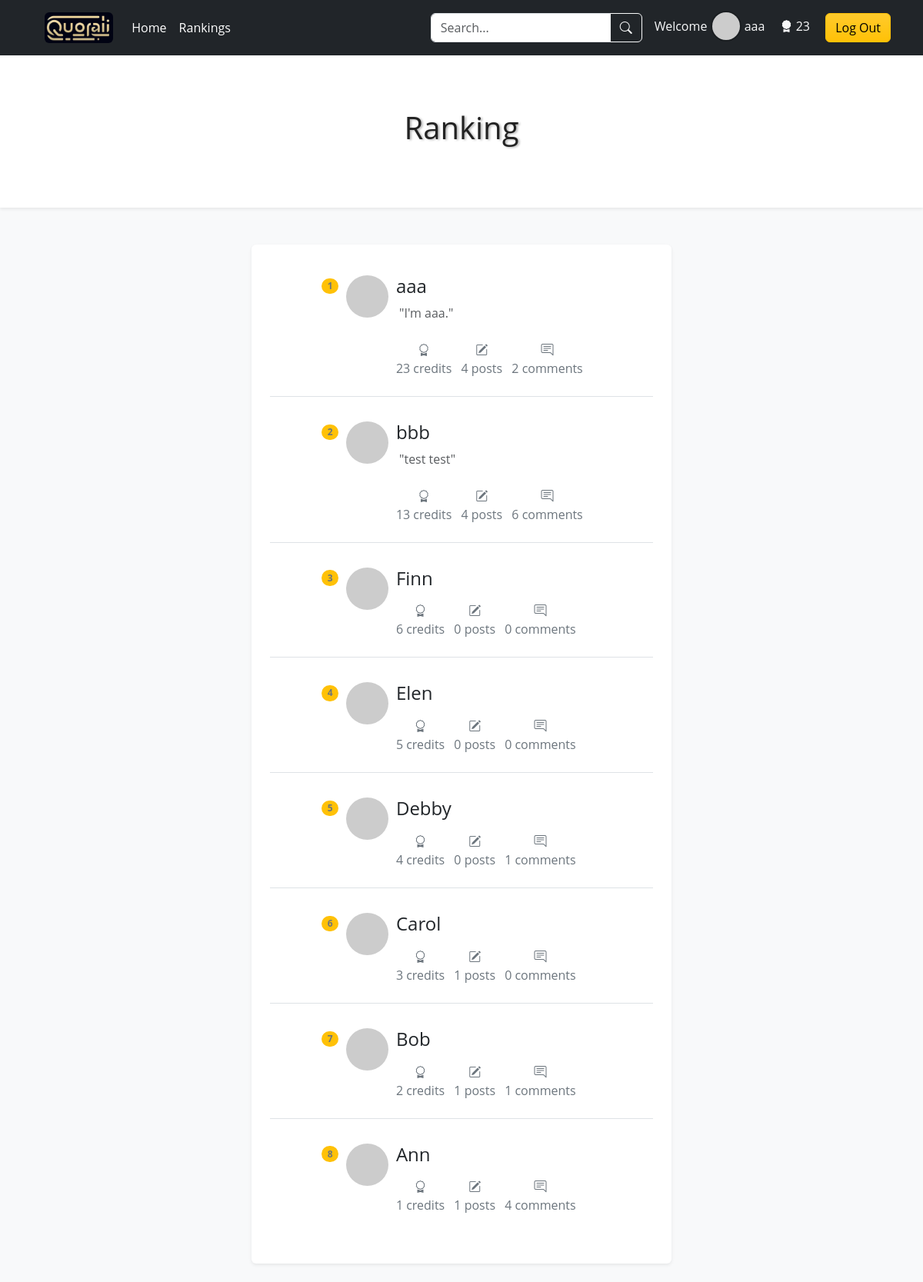
Page /ranking-page (signed in) on the committed database.
### app/models.py (models this page shows, shortened)
class User(db.Model, UserMixin):
    id = db.Column(db.Integer, primary_key=True)
    username = db.Column(db.String(16), index=True, unique=True)
    email = db.Column(db.String(64), index=True, unique=True)
    password_hash = db.Column(db.String(256))
    credit = db.Column(db.Integer, default=0)
    bio = db.Column(db.String(1024))
    posts = db.relationship('Post', backref='author', lazy=True)
    comments = db.relationship('Comment', backref='author', lazy='dynamic')

### app/routes.py (the view)
@app.route('/ranking-page')
def rankingPage():
    users = User.query.order_by(desc(User.credit)).all()
    for user in users:
        user.robohash_url = robohash_url(user.email)
    return render_template("ranking-page.html", title='Ranking page', users=users)

### app/__init__.py (called while the page is built)
@login_manager.user_loader
def load_user(user_id):
    user = User.query.get(user_id)
    return user

### app/routes.py (called while the page is built)
def robohash_url(text):
    return f"https://robohash.org/{text}"

### app/templates/ranking-page.html (shortened to what this page needs)
{% extends "base.html" %}
{% block style %}
<link rel="stylesheet" href="{{ url_for('static', filename='css/ranking-page.css') }}" />
{% endblock %}
{% block main %}
<div class="bg-light cv">
  <header class="text-center bg-white p-4 shadow-sm">
      <h1 class="danger-text py-5">Ranking</h1>
  </header>
  <div class="container mt-5">
      <div class="row clearfix">
          <div class="col-md-6 offset-md-3 column">
              <section class="p-4 mb-4 bg-white rounded shadow-sm box box-odd">
                  <ul class="list-group list-group-flush">
                    {% for user in users %}
                    <li class="list-group-item mt-2 mb-3">
                      <div class="col-md-10 offset-md-1 column row clearfix list-margin border-0">
                          <div class="col-md-1 column">
                            <span class="text-secondary badge rounded-pill bg-warning">{{ loop.index }}</span>
                          </div>
                          <div class="col-md-2 column">
                            <img alt="Profile Picture" src= "{{ user.robohash_url }}" class="rounded-circle" style="height: 55px; width: 55px;"/>
                          </div>
                          <div class="col-md-9 column">
                              <h4>{{ user.username }}</h4>
                              {% if user.bio %}
                              <p class="text-muted">&nbsp;"{{ user.bio }}"</p>
                              {% endif %}
                              <ul class="list-inline">
                                <li class="text-secondary list-inline-item text-center mt-2">
                                  <i class="bi bi-award"></i>
                                  <p>{{ user.credit }} credits</p>
                                </li>
                                <li class="text-secondary list-inline-item text-center">
                                  <i class="bi bi-pencil-square"></i>
                                  <p>{{ user.posts|length }} posts</p>
                                </li>
                                <li class="text-secondary list-inline-item text-center">
                                  <i class="bi bi-chat-right-text"></i>
                                  <p>{{ user.comments.all()|length }} comments</p>
                                </li>
                              </ul>
                          </div>
                        </div>
                    </li>
                    {% endfor %}
                  </ul>
              </section>
          </div>
      </div>
  </div>
</div>
{% endblock %}

### app/templates/base.html (shortened to what this page needs)
<!DOCTYPE html>
<html lang="en">
<head>
   <link href="https://cdn.jsdelivr.net/npm/bootstrap@5.3.3/dist/css/bootstrap.min.css" rel="stylesheet">
   <link rel="stylesheet" href="https://cdn.jsdelivr.net/npm/bootstrap-icons@1.11.3/font/bootstrap-icons.min.css">
   <link rel="stylesheet" href="{{ url_for('static', filename='css/base.css') }}">
    {% block style %}{% endblock %}
</head>
<body>
    <header class="p-3 bg-dark text-white fixed-top">
        <div class="container">
            <div class="d-flex flex-wrap align-items-center justify-content-center justify-content-lg-start">
                <a href="/" class="d-flex align-items-center mb-2 mb-lg-0 mx-3 text-white text-decoration-none">
                    <img alt="logo" src="{{ url_for('static', filename='img/4501715747379_.pic.jpg') }}" class="rounded logo" />
                </a>
                <ul class="nav col-12 col-lg-auto me-lg-auto mb-2 justify-content-center mb-md-0">
                    <li><a href="/" class="nav-link px-2 text-white">Home</a></li>
                    <li><a href="{{ url_for('rankingPage') }}" class="nav-link px-2 text-white">Rankings</a></li>
                </ul>
                <form class="col-12 col-lg-auto mb-3 mb-lg-0 me-lg-3" method="get" action="{{ url_for('search') }}">
                    <div class="input-group">
                        <input type="search" class="form-control form-control-dark" placeholder="Search..." aria-label="Search" name="search_keywords">
                        <button class="btn btn-outline-light" type="submit"><i class="bi bi-search"></i>
                        </button>
                    </div>
                </form>
                <div class="text-end">
                    {% if current_user.is_authenticated %}
                    <div class="user-info">
                        <span class="text-light me-3">Welcome
                            <img alt="Avatar" src='https://robohash.org/{{ current_user.email }}' class="rounded-circle" style="width: 40px; height: 40px; border: rgba(0, 0, 0, 0.2) 2.5px solid; margin-top: -5px;" />
                            <a href="{{ url_for('personalProfile') }}" style="text-decoration: none; color: inherit;" onmouseover="this.style.color='#FFA500'" onmouseout="this.style.color='inherit'">{{ current_user.username }}</a>
                    </span>
                        <span class="text-light me-3"><i class="bi bi-award-fill"></i> {{ current_user.credit }}</span>
                        <a class="btn btn-warning bg-gradient" href="{{ url_for('logout') }}">Log Out</a>
                    </div>
                    {% else %}
                    <button type="button" id="loginButton" class="btn btn-outline-light me-2" data-bs-toggle="modal" data-bs-target="#ModalToggle">Login</button>
                    <button type="button" class="btn btn-warning" data-bs-toggle="modal" data-bs-target="#staticBackdrop" id="registerbtn">Sign-up</button>
                    {% endif %}
                </div>
            </div>
        </div>
    </header>
    <main>
        {% block main %}{% endblock %}
    </main>
</body>
</html>

### app/static/css/base.css (style rules this page uses)
* { box-sizing: border-box; margin: 0; padding: 0; }
body { font-family: 'Open Sans', sans-serif; color: #222; overflow-x: hidden; }
.logo { height: 40px; opacity: 0.95; }

### app/static/css/ranking-page.css (style rules this page uses)
main { margin-top: 70px; }
h1 { text-shadow: 2px 1px 3px rgba(0, 0, 0, 0.304); }

### rows in the picture
User: username "aaa", credit "23", bio "I'm aaa.", posts|length "4", comments.all|length "2"
User: username "bbb", bio "test test", credit "13", posts|length "4", comments.all|length "6"
User: username "Finn", credit "6", posts|length "0", comments.all|length "0"
User: username "Elen", credit "5", posts|length "0", comments.all|length "0"
User: username "Debby", credit "4", posts|length "0", comments.all|length "1"
User: username "Carol", credit "3", posts|length "1", comments.all|length "0"
User: username "Bob", credit "2", posts|length "1", comments.all|length "1"
User: username "Ann", credit "1", posts|length "1", comments.all|length "4"
